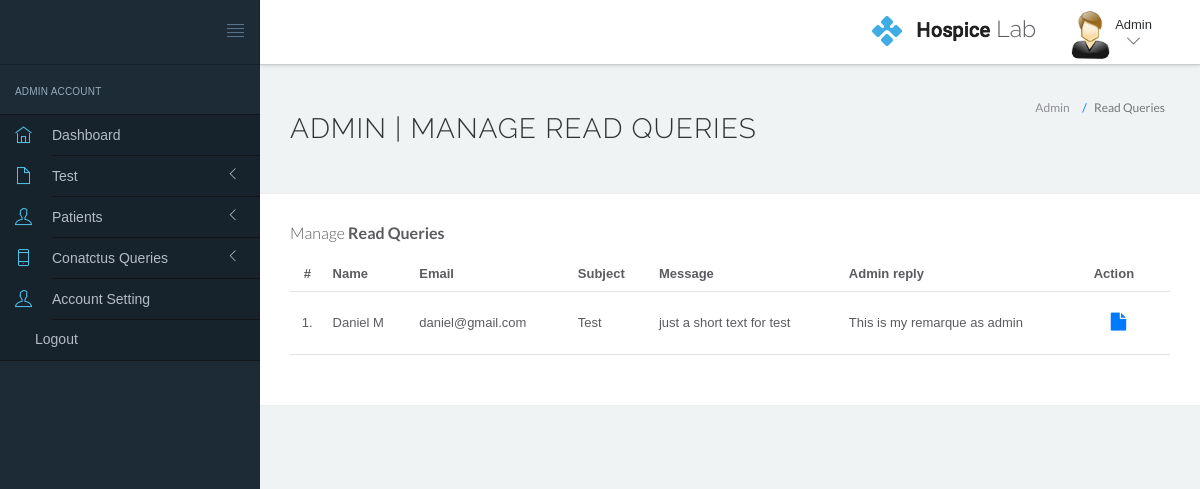
Screenshot of /management/hms/admin/read-query.php (signed in) with the database file from the repository.
### tables this page shows
CREATE TABLE `tblcontactus` (
  `ID` int(225) NOT NULL,
  `fullname` varchar(225) NOT NULL,
  `email` varchar(225) NOT NULL,
  `subject` varchar(225) NOT NULL,
  `message` text NOT NULL,
  `AdminRemark` text NOT NULL,
  `IsRead` int(225) NOT NULL,
  `date_contactus` datetime NOT NULL DEFAULT current_timestamp()
);

### management/hms/admin/read-query.php (the view, shortened to what this page needs)
<?php
include('include/config.php');
?>
<!DOCTYPE html>
<html lang="en">
	<head>
		<link rel="stylesheet" href="vendor/bootstrap/css/bootstrap.min.css">
		<link rel="stylesheet" href="vendor/fontawesome/css/font-awesome.min.css">
		<link rel="stylesheet" href="vendor/themify-icons/themify-icons.min.css">
		<link href="vendor/animate.css/animate.min.css" rel="stylesheet" media="screen">
		<link href="vendor/perfect-scrollbar/perfect-scrollbar.min.css" rel="stylesheet" media="screen">
		<link href="vendor/switchery/switchery.min.css" rel="stylesheet" media="screen">
		<link href="vendor/bootstrap-touchspin/jquery.bootstrap-touchspin.min.css" rel="stylesheet" media="screen">
		<link href="vendor/select2/select2.min.css" rel="stylesheet" media="screen">
		<link href="vendor/bootstrap-datepicker/bootstrap-datepicker3.standalone.min.css" rel="stylesheet" media="screen">
		<link href="vendor/bootstrap-timepicker/bootstrap-timepicker.min.css" rel="stylesheet" media="screen">
		<link rel="stylesheet" href="assets/css/styles.css">
		<link rel="stylesheet" href="assets/css/plugins.css">
		<link rel="stylesheet" href="assets/css/themes/theme-1.css" id="skin_color" />
	</head>
	<body>
		<div id="app">
<?php include('include/sidebar.php');?>
			<div class="app-content">
						<?php include('include/header.php');?>
				<div class="main-content" >
					<div class="wrap-content container" id="container">
						<section id="page-title">
							<div class="row">
								<div class="col-sm-8">
									<h1 class="mainTitle">Admin | Manage Read Queries</h1>
																	</div>
								<ol class="breadcrumb">
									<li>
										<span>Admin</span>
									</li>
									<li class="active">
										<span>Read Queries</span>
									</li>
								</ol>
							</div>
						</section>
						<div class="container-fluid container-fullw bg-white">
									<div class="row">
								<div class="col-md-12">
									<h5 class="over-title margin-bottom-15">Manage <span class="text-bold">Read Queries</span></h5>
									<table class="table table-hover" id="sample-table-1">
										<thead>
											<tr>
												<th class="center">#</th>
												<th>Name</th>
												<th class="hidden-xs">Email</th>
												<th>Subject </th>
												<th>Message </th>
												<th>Admin reply </th>
												<th>Action</th>
											</tr>
										</thead>
										<tbody>
											<?php
											$sql=mysqli_query($con,"select * from tblcontactus where IsRead=1");
											$cnt=1;
											while($row=mysqli_fetch_array($sql))
											{
											?>
											<tr>
												<td class="center"><?php echo $cnt;?>.</td>
												<td class="hidden-xs"><?php echo $row['fullname'];?></td>
												<td><?php echo $row['email'];?></td>
												<td><?php echo $row['subject'];?></td>
												<td><?php echo $row['message'];?></td>
												<td><?php echo $row['AdminRemark'];?></td>
												<td >
												<div>
							<a href="query-details.php?id=<?php echo $row['ID'];?>" class="btn btn-transparent btn-lg" title="View Details"><i class="fa fa-file"></i></a>
												</div>
											</td>
											</tr>
											<?php
											$cnt=$cnt+1;
											 }?>
										</tbody>
									</table>
								</div>
							</div>
								</div>
							</div>
						</div>
					</div>
				</div>
	</body>
</html>

### management/hms/admin/include/header.php (shortened to what this page needs)
<header class="navbar navbar-default navbar-static-top">
					<div class="navbar-header">
						<a class="navbar-brand" href="#">
						</a>
						<a href="#" class="sidebar-toggler pull-right visible-md visible-lg" data-toggle-class="app-sidebar-closed" data-toggle-target="#app">
							<i class="ti-align-justify"></i>
						</a>
					</div>
					<div class="navbar-collapse collapse">
						<ul class="nav navbar-right">
								<li  style="padding-top:5%; padding-right: 20px;">
								<h2 style="font-size: 23px;"><img src="../../../user_side/img/logo.png" alt=""> Lab</h2>
							</li>
							<li class="dropdown current-user">
								<a href class="dropdown-toggle" data-toggle="dropdown">
									<img src="assets/images/images.jpg" > <span class="username">
									<?php
										$query = $db->prepare('SELECT * FROM admin WHERE id=:id');
										$query->execute(array(
												'id' => $_SESSION['id_admin']
										));
										foreach($query as $data_patient){
												$fullName = $data_patient['fullname'];
												echo $fullName;
										}
									?>
									<i class="ti-angle-down"></i></i></span>
								</a>
							</li>
						</ul>
					</div>
				</header>

### management/hms/admin/assets/css/themes/theme-1.css (style rules this page uses)
body { background: #F0F3F4; }
header .navbar-header { background: #1C2B36 !important; border-right-color: rgba(0, 0, 0, 0.2) !important; border-bottom-color: rgba(0, 0, 0, 0.2) !important; }
header .navbar-header .sidebar-toggler, header .navbar-header .sidebar-mobile-toggler { color: #5c798f !important; }
header .navbar-header .navbar-brand { color: #ffffff !important; }
header .navbar-collapse { background: #ffffff !important; border-bottom-color: rgba(0, 0, 0, 0.2) !important; box-shadow: 0 0 4px rgba(0, 0, 0, 0.2) !important; }
header .navbar-collapse .navbar-right>li>a { color: #141719; }
header .navbar-collapse .navbar-right>li>a i { color: #3E4B5C !important; }

### rows the page displays
tblcontactus: fullname "Daniel M", email "daniel@gmail.com", subject "Test", message "just a short text for test", AdminRemark "This is my remarque as admin"

### other values shown
$fullName "Admin"
